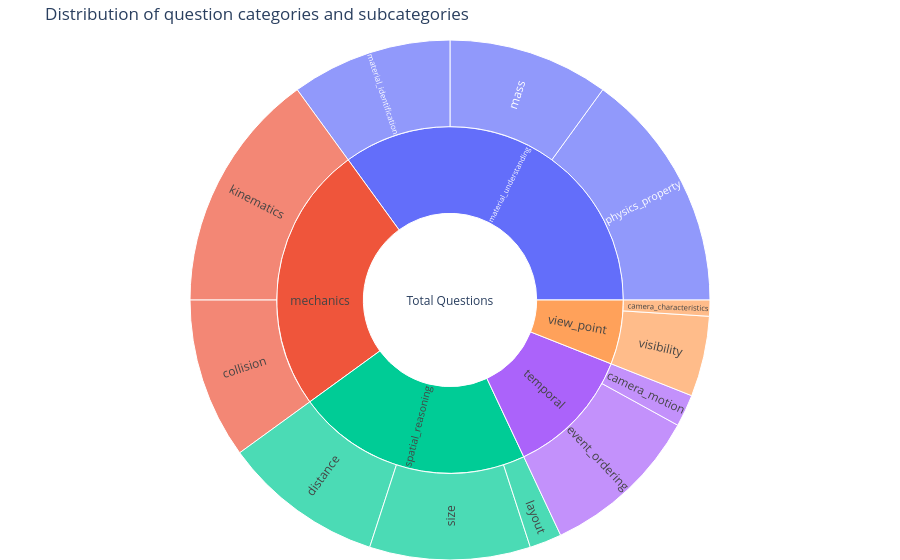

Notebook source saved alongside this figure:
### Code cell
import json
import plotly.graph_objects as go

# Paths
PATH_BAL_SUB = "/data0/sebastian.cavada/compositional-physics/tiny_vqa_deterministic/answering_questions/balancing_sub_categories.json"
PATH_DATA = "/data0/sebastian.cavada/compositional-physics/tiny_vqa_deterministic/simple_vqa.json"

# Optional label maps; leave empty if you don't have them
mapping_cat, mapping_sub = {}, {}

with open(PATH_BAL_SUB) as f:
    balancing = json.load(f)  # {sub_category: fraction}
with open(PATH_DATA) as f:
    data = json.load(f)  # {main_cat: {id: {"sub_category": ...}, ...}}

# Build hierarchy: root -> main_cat -> sub_category
labels = ["Total Questions"]
parents = [""]
values = [0.0]  # we'll overwrite with total

main_totals = {}
subs_for_main = {}

for main_cat, items in data.items():
    seen = set()
    for _, props in items.items():
        if not isinstance(props, dict):
            continue
        sc = props.get("sub_category")
        if sc and sc in balancing:
            seen.add(sc)

    if not seen:
        continue

    # Sum the balancing fractions for this main category
    total = sum(balancing[sc] for sc in seen)
    main_totals[main_cat] = total
    subs_for_main[main_cat] = sorted(seen)

# Add main categories
for main_cat, total in main_totals.items():
    labels.append(mapping_cat.get(main_cat, main_cat))
    parents.append("Total Questions")
    values.append(total)

# Add subcategories under each main category
for main_cat, sc_list in subs_for_main.items():
    parent_label = mapping_cat.get(main_cat, main_cat)
    for sc in sc_list:
        labels.append(mapping_sub.get(sc, sc))
        parents.append(parent_label)
        values.append(balancing[sc])

# Set root value to sum of mains
values[0] = sum(main_totals.values())

fig = go.Figure(
    go.Sunburst(
        labels=labels,
        parents=parents,
        values=values,
        branchvalues="total",
        insidetextorientation="radial",  # words perpendicular to the radius
        hovertemplate="<b>%{label}</b><br>Value: %{value:.3f}<extra></extra>",
    )
)

fig.update_layout(
    title="Distribution of question categories and subcategories",
    margin=dict(t=40, l=0, r=0, b=0),
)

fig.show()

### Figure 1 — Plotly figure (JSON) as saved in the notebook; plotly's stock layout.template omitted (floating-point values rounded to 4 significant figures)
{"data": [{"branchvalues": "total", "hovertemplate": "<b>%{label}</b><br>Value: %{value:.3f}<extra></extra>", "insidetextorientation": "radial", "labels": ["Total Questions", "spatial_reasoning", "mechanics", "material_understanding", "view_point", "temporal", "distance", "layout", "size", "collision", "kinematics", "mass", "material_identification", "physics_property", "camera_characteristics", "visibility", "camera_motion", "event_ordering"], "parents": ["", "Total Questions", "Total Questions", "Total Questions", "Total Questions", "Total Questions", "spatial_reasoning", "spatial_reasoning", "spatial_reasoning", "mechanics", "mechanics", "material_understanding", "material_understanding", "material_understanding", "view_point", "view_point", "temporal", "temporal"], "type": "sunburst", "values": [1, 0.22, 0.25, 0.35, 0.06, 0.12, 0.1, 0.02, 0.1, 0.1, 0.15, 0.1, 0.1, 0.15, 0.01, 0.05, 0.02, 0.1]}], "layout": {"margin": {"b": 0, "l": 0, "r": 0, "t": 40}, "title": {"text": "Distribution of question categories and subcategories"}}}
